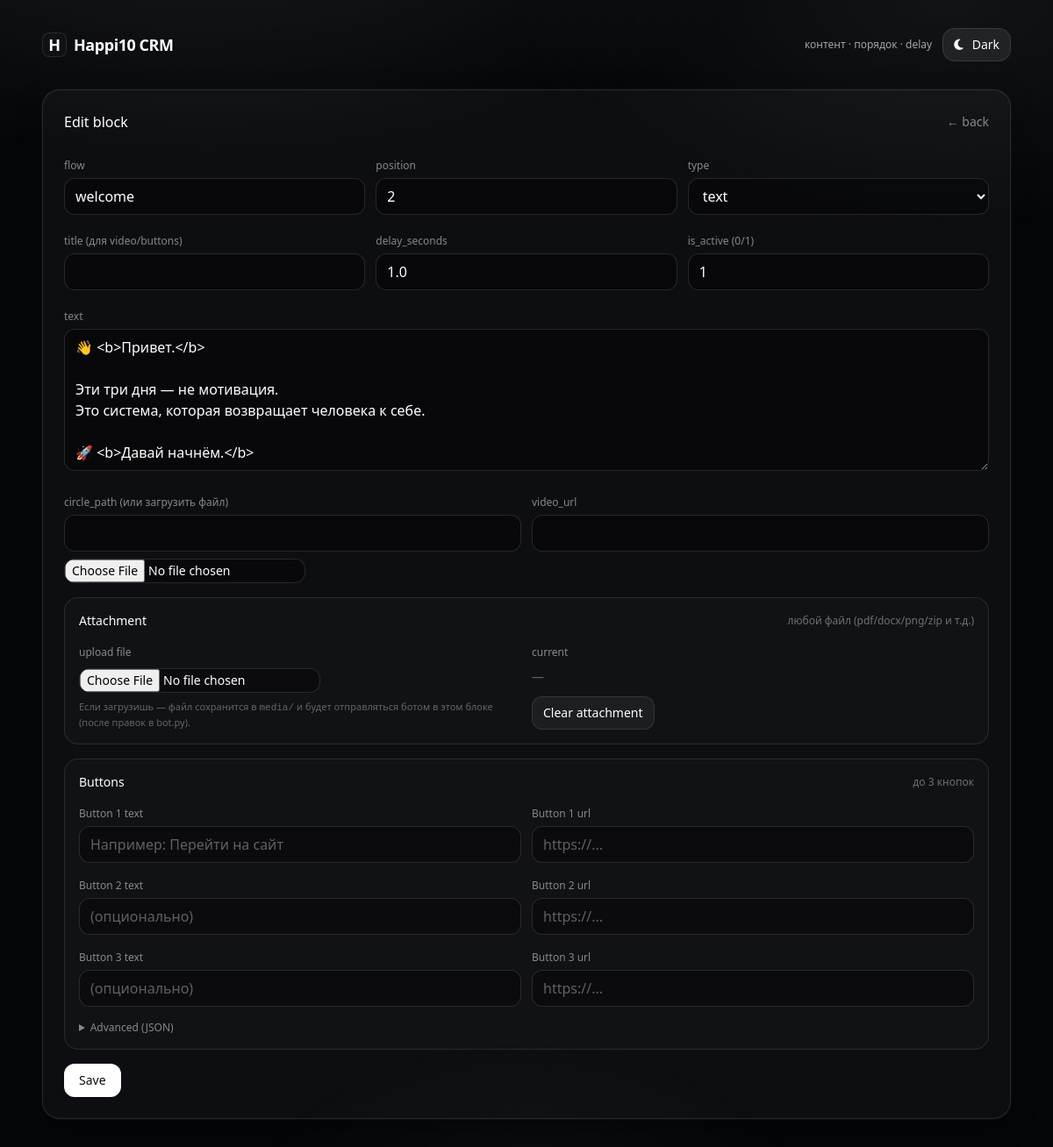
The app's page /block/2/edit with its own data.
### tables this page shows
CREATE TABLE content_blocks (
			id INTEGER PRIMARY KEY AUTOINCREMENT,
			flow TEXT NOT NULL,
			position INTEGER NOT NULL,
			type TEXT NOT NULL,
			title TEXT DEFAULT '',
			text TEXT DEFAULT '',
			circle_path TEXT DEFAULT '',
			video_url TEXT DEFAULT '',
			buttons_json TEXT DEFAULT '',
			delay_seconds REAL DEFAULT 1.0,
			is_active INTEGER DEFAULT 1
		, file_path TEXT DEFAULT '', file_kind TEXT DEFAULT '', file_name TEXT DEFAULT '');

### crm.py (the view)
@app.get("/block/{block_id}/edit", response_class=HTMLResponse)
async def edit_block_page(request: Request, block_id: int):
	block = await get_block(block_id)
	if not block:
		return RedirectResponse("/", status_code=302)
	btns = []
	try:
		if block.get("buttons"):
			btns = json.loads(block["buttons"])
	except Exception:
		pass
	for i in range(3):
		block[f"btn{i+1}_text"] = ""
		block[f"btn{i+1}_url"] = ""
	for i, b in enumerate(btns[:3]):
		if isinstance(b, dict):
			block[f"btn{i+1}_text"] = b.get("text", "")
			block[f"btn{i+1}_url"] = b.get("url", "")
	block["buttons_json"] = block.get("buttons", "")
	return templates.TemplateResponse(
		"edit.html",
		{"request": request, "block": block, "is_new": False},
	)

### templates/edit.html (shortened to what this page needs)
{% extends "base.html" %}
{% block content %}
  <div class="flex items-center justify-between">
	<h1 class="text-base font-medium">{{ "New block" if is_new else "Edit block" }}</h1>
	<a href="/flow/{{ block.flow }}" class="text-sm text-white/50 hover:text-white/70">← back</a>
  </div>
  <form class="mt-6 space-y-4" method="post" action="/block/save" enctype="multipart/form-data">
	<div class="grid grid-cols-1 md:grid-cols-3 gap-3">
	  <div>
		<label class="text-xs text-white/50">flow</label>
		<input
		  name="flow"
		  value="{{ block.flow }}"
		  class="w-full mt-1 px-3 py-2 rounded-xl bg-black/40 border border-white/10 focus:outline-none focus:ring-2 focus:ring-white/15"
		/>
	  </div>
	  <div>
		<label class="text-xs text-white/50">position</label>
		<input
		  name="position"
		  type="number"
		  value="{{ block.position }}"
		  class="w-full mt-1 px-3 py-2 rounded-xl bg-black/40 border border-white/10 focus:outline-none focus:ring-2 focus:ring-white/15"
		/>
	  </div>
	  <div>
		<label class="text-xs text-white/50">type</label>
		<select
		  id="typeSel"
		  name="type"
		  class="w-full mt-1 px-3 py-2 rounded-xl bg-black/40 border border-white/10 focus:outline-none focus:ring-2 focus:ring-white/15"
		>
		  {% for t in ["text","circle","video","buttons"] %}
			<option value="{{ t }}" {% if block.type==t %}selected{% endif %}>{{ t }}</option>
		  {% endfor %}
		</select>
	  </div>
	</div>
	<div class="grid grid-cols-1 md:grid-cols-3 gap-3">
	  <div>
		<label class="text-xs text-white/50">title (для video/buttons)</label>
		<input
		  name="title"
		  value="{{ block.title }}"
		  class="w-full mt-1 px-3 py-2 rounded-xl bg-black/40 border border-white/10 focus:outline-none focus:ring-2 focus:ring-white/15"
		/>
	  </div>
	  <div>
		<label class="text-xs text-white/50">delay_seconds</label>
		<input
		  name="delay_seconds"
		  type="number"
		  step="0.1"
		  value="{{ block.delay }}"
		  class="w-full mt-1 px-3 py-2 rounded-xl bg-black/40 border border-white/10 focus:outline-none focus:ring-2 focus:ring-white/15"
		/>
	  </div>
	  <div>
		<label class="text-xs text-white/50">is_active (0/1)</label>
		<input
		  name="is_active"
		  type="number"
		  value="{{ block.is_active }}"
		  class="w-full mt-1 px-3 py-2 rounded-xl bg-black/40 border border-white/10 focus:outline-none focus:ring-2 focus:ring-white/15"
		/>
	  </div>
	</div>
	<div id="secText">
	  <label class="text-xs text-white/50">text</label>
	  <textarea
		name="text"
		rows="6"
		class="w-full mt-1 px-3 py-2 rounded-xl bg-black/40 border border-white/10 focus:outline-none focus:ring-2 focus:ring-white/15"
	  >{{ block.text }}</textarea>
	</div>
	<div class="grid grid-cols-1 md:grid-cols-2 gap-3" id="secMedia">
	  <div>
		<label class="text-xs text-white/50">circle_path (или загрузить файл)</label>
		<input
		  name="circle_path"
		  value="{{ block.circle }}"
		  class="w-full mt-1 px-3 py-2 rounded-xl bg-black/40 border border-white/10 focus:outline-none focus:ring-2 focus:ring-white/15"
		/>
		<div class="mt-2">
		  <input type="file" name="circle_file" class="text-sm text-white/70" />
		</div>
	  </div>
	  <div>
		<label class="text-xs text-white/50">video_url</label>
		<input
		  name="video_url"
		  value="{{ block.video }}"
		  class="w-full mt-1 px-3 py-2 rounded-xl bg-black/40 border border-white/10 focus:outline-none focus:ring-2 focus:ring-white/15"
		/>
	  </div>
	</div>
	<div class="rounded-2xl border border-white/10 bg-white/[0.02] p-4">
	  <div class="flex items-center justify-between mb-3">
		<div class="text-sm font-medium">Attachment</div>
		<div class="text-xs text-white/40">любой файл (pdf/docx/png/zip и т.д.)</div>
	  </div>
	  <div class="grid grid-cols-1 md:grid-cols-2 gap-3">
		<div>
		  <label class="text-xs text-white/50">upload file</label>
		  <input type="file" name="attach_file" class="block mt-2 text-sm text-white/70" />
		  <div class="text-[11px] text-white/35 mt-2">
			Если загрузишь — файл сохранится в <code>media/</code> и будет отправляться ботом в этом блоке (после правок в bot.py).
		  </div>
		</div>
		<div>
		  <label class="text-xs text-white/50">current</label>
		  <div class="mt-2 text-sm text-white/80">
			{% if block.file_path is defined and block.file_path %}
			  <div class="text-[11px] text-white/45">kind: {{ block.file_kind }}</div>
			  <a class="text-white/80 underline" href="/{{ block.file_path }}" target="_blank">{{ block.file_path }}</a>
			{% else %}
			  <span class="text-white/35">—</span>
			{% endif %}
		  </div>
		  <div class="mt-3">
			<button
			  type="button"
			  class="px-3 py-2 rounded-xl bg-white/5 border border-white/10 text-sm hover:bg-white/10"
			  onclick="document.querySelector('input[name=file_path]').value=''; document.querySelector('input[name=file_kind]').value=''; alert('Attachment очищен. Нажми Save.');"
			>
			  Clear attachment
			</button>
		  </div>
		</div>
	  </div>
	</div>
	<div id="secButtons" class="rounded-2xl border border-white/10 bg-white/[0.02] p-4">
	  <div class="flex items-center justify-between mb-3">
		<div class="text-sm font-medium">Buttons</div>
		<div class="text-xs text-white/40">до 3 кнопок</div>
	  </div>
	  <div class="grid grid-cols-1 md:grid-cols-2 gap-3">
		<div>
		  <label class="text-xs text-white/50">Button 1 text</label>
		  <input
			name="btn1_text"
			value="{{ block.btn1_text }}"
			class="w-full mt-1 px-3 py-2 rounded-xl bg-black/40 border border-white/10"
			placeholder="Например: Перейти на сайт"
		  />
		</div>
		<div>
		  <label class="text-xs text-white/50">Button 1 url</label>
		  <input
			name="btn1_url"
			value="{{ block.btn1_url }}"
			class="w-full mt-1 px-3 py-2 rounded-xl bg-black/40 border border-white/10"
			placeholder="https://..."
		  />
		</div>
		<div>
		  <label class="text-xs text-white/50">Button 2 text</label>
		  <input
			name="btn2_text"
			value="{{ block.btn2_text }}"
			class="w-full mt-1 px-3 py-2 rounded-xl bg-black/40 border border-white/10"
			placeholder="(опционально)"
		  />
		</div>
		<div>
		  <label class="text-xs text-white/50">Button 2 url</label>
		  <input
			name="btn2_url"
			value="{{ block.btn2_url }}"
			class="w-full mt-1 px-3 py-2 rounded-xl bg-black/40 border border-white/10"
			placeholder="https://..."
		  />
		</div>
		<div>
		  <label class="text-xs text-white/50">Button 3 text</label>
		  <input
			name="btn3_text"
			value="{{ block.btn3_text }}"
			class="w-full mt-1 px-3 py-2 rounded-xl bg-black/40 border border-white/10"
			placeholder="(опционально)"
		  />
		</div>
		<div>
		  <label class="text-xs text-white/50">Button 3 url</label>
		  <input
			name="btn3_url"
			value="{{ block.btn3_url }}"
			class="w-full mt-1 px-3 py-2 rounded-xl bg-black/40 border border-white/10"
			placeholder="https://..."
		  />
		</div>
	  </div>
	  <details class="mt-4">
		<summary class="text-xs text-white/50 cursor-pointer">Advanced (JSON)</summary>
	  </details>
	</div>
	<button class="px-4 py-2 rounded-xl bg-white text-black text-sm font-medium hover:opacity-90">
	  Save
	</button>
  </form>
{% endblock %}

### templates/base.html (style rules this page uses)
:root { --bg:#05060a; --fg:#ffffff; --muted:rgba(255,255,255,.62); --muted2:rgba(255,255,255,.45); --panel:rgba(255,255,255,.035); --panel2:rgba(255,255,255,.02); --border:rgba(255,255,255,.10); --border2:rgba(255,255,255,.14); --shadow: 0 0 0 1px rgba(255,255,255,.03), 0 10px 28px rgba(0,0,0,.35); --inputBg:rgba(0,0,0,.35); --inputBorder:rgba(255,255,255,.12); --btnBg:rgba(255,255,255,.08); --btnHover:rgba(255,255,255,.12); --btnBorder:rgba(255,255,255,.14); --primaryBg:#ffffff; --primaryFg:#0b0b0b; --dangerBg:rgba(239,68,68,.10); --dangerHover:rgba(239,68,68,.16); --dangerBorder:rgba(239,68,68,.28); --dangerFg:rgba(254,202,202,.95); }
body { background:var(--bg)!important; color:var(--fg)!important; }
button { border-radius: 12px; border: 1px solid var(--btnBorder); background: var(--btnBg); color: var(--fg); transition: transform .06s ease, background .15s ease, border-color .15s ease, opacity .15s ease; }
.bg-white.text-black { background: var(--primaryBg)!important; color: var(--primaryFg)!important; border-color: transparent!important; }
input, select, textarea { border-radius: 12px !important; border: 1px solid var(--inputBorder) !important; background: var(--inputBg) !important; color: var(--fg) !important; outline: none !important; }
html[data-theme="dark"] input::placeholder, html[data-theme="dark"] textarea::placeholder { color: rgba(255,255,255,.35); }

### records on screen
content_blocks: flow "welcome", position "2", type "text", delay_seconds "1.0", is_active "1", text "👋 <b>Привет.</b> Эти три дня — не мотивация. Это система, которая возвращает человека к себе. 🚀 <b>Давай начнём.</b>"

### other values on screen
{{ "New block" if is_new else "Edit block" }} "Edit block"
